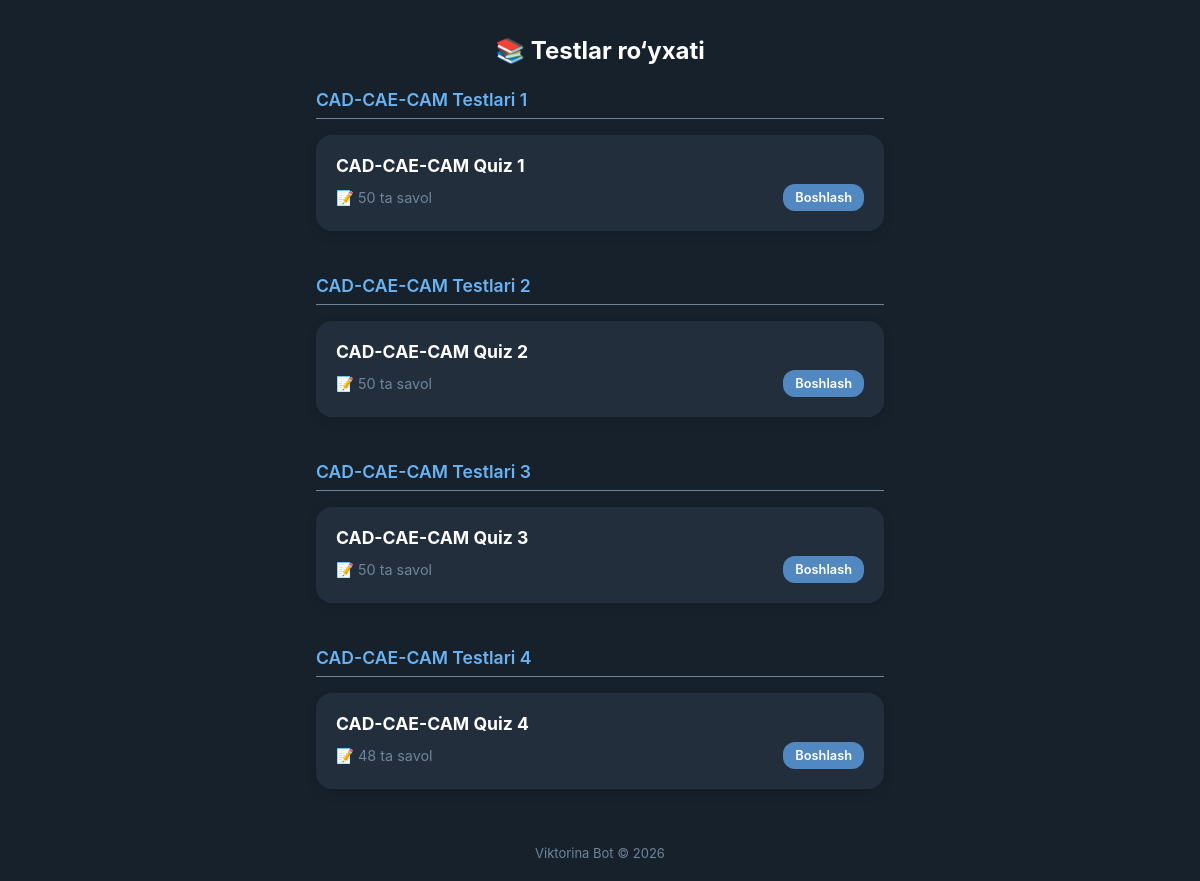
The app's page /quiz/, older data.
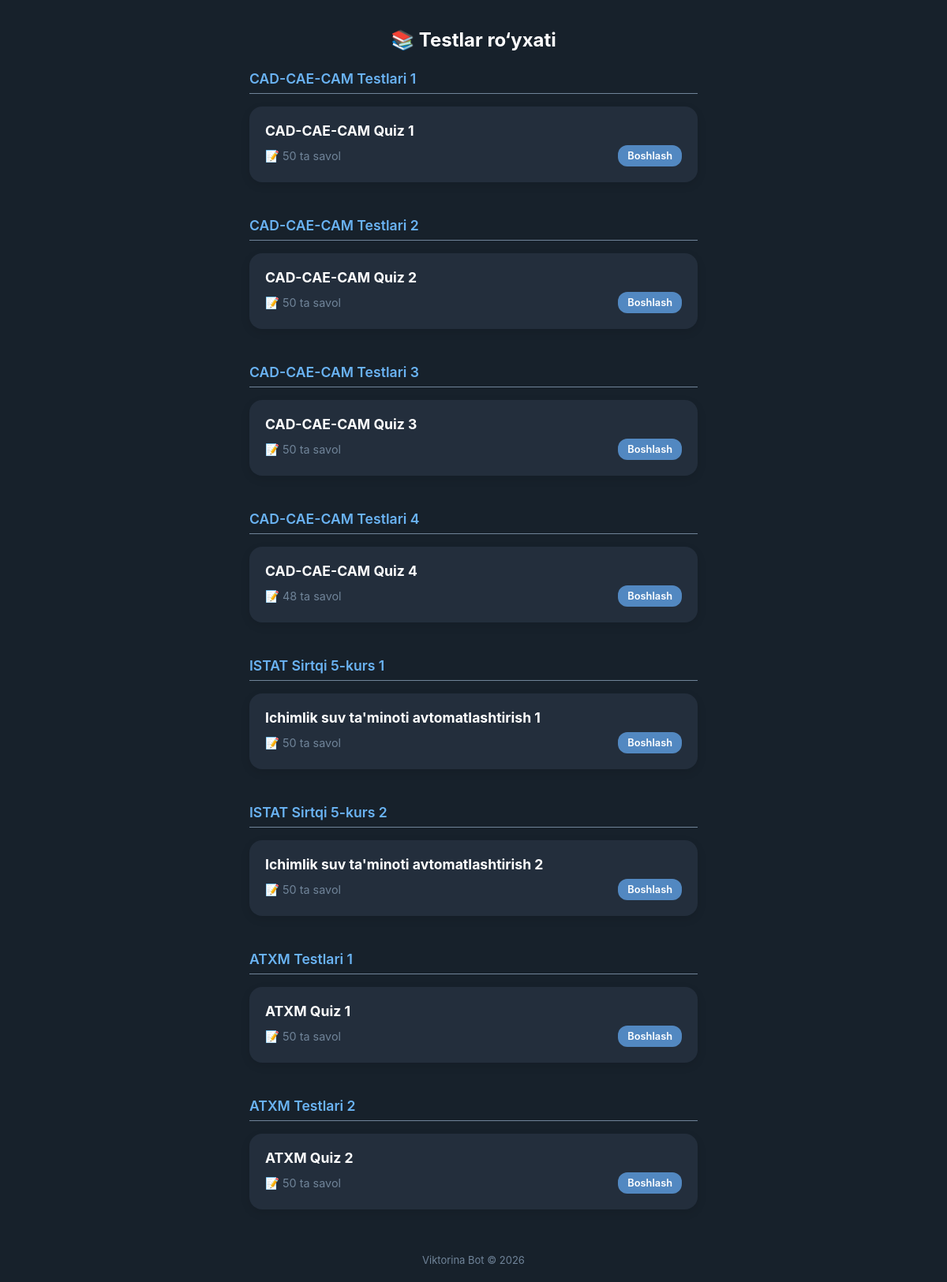
The same page, newer data.
### quiz/models.py (models this page shows, shortened)
class Category(models.Model):
    name = models.CharField(max_length=200)

class Quiz(models.Model):
    title = models.CharField(max_length=255)
    category = models.ForeignKey(Category, on_delete=models.CASCADE, related_name="quizzes")

### quiz/views.py (the view)
# urls.py: path("", views.quiz_list, name="quiz_list"),
def quiz_list(request):
    categories = Category.objects.prefetch_related("quizzes__questions").all()
    return render(request, "quiz_list.html", {"categories": categories})

### templates/quiz_list.html (shortened to what this page needs)
{% extends "base.html" %}
{% block content %}
<div class="header">
    <h1>📚 Testlar ro‘yxati</h1>
</div>
<div style="display: flex; flex-direction: column; gap: 24px;">
  {% for category in categories %}
    <div>
      <h3 class="mb-2" style="font-size: 1.1rem; font-weight: 600; color: var(--tg-theme-link-color); border-bottom: 1px solid var(--tg-theme-hint-color); padding-bottom: 8px; margin-top: 0;">
        {{ category.name }}
      </h3>
      <div style="display: grid; grid-template-columns: repeat(auto-fill, minmax(280px, 1fr)); gap: 16px;">
        {% for quiz in category.quizzes.all %}
          <a href="{% url 'quiz:start_quiz' quiz.id %}" class="card fade-in" style="text-decoration: none; color: inherit; display: block; transition: transform 0.2s; cursor: pointer;">
            <h4 style="margin: 0 0 8px 0; font-size: 1.1rem; color: var(--tg-theme-text-color);">{{ quiz.title }}</h4>
            <div style="display: flex; justify-content: space-between; align-items: center;">
                <span style="font-size: 0.9rem; color: var(--tg-theme-hint-color);">
                  📝 {{ quiz.questions.count }} ta savol
                </span>
                <span class="btn" style="width: auto; padding: 6px 12px; font-size: 0.8rem;">Boshlash</span>
            </div>
          </a>
        {% empty %}
          <p style="color: var(--tg-theme-hint-color); grid-column: 1 / -1;">Bu bo‘limda test yo‘q</p>
        {% endfor %}
      </div>
    </div>
  {% empty %}
    <div class="text-center" style="margin-top: 40px; color: var(--tg-theme-hint-color);">
        <p>Hali hech qanday bo‘lim va test qo‘shilmagan.</p>
    </div>
  {% endfor %}
</div>
{% endblock %}

Row changes from the older to the newer data that the page shows:
added Category: name "ISTAT Sirtqi 5-kurs 1"
added Quiz: title "Ichimlik suv ta'minoti avtomatlashtirish 1", questions.count "50", shown under "ISTAT Sirtqi 5-kurs 1"
added Category: name "ISTAT Sirtqi 5-kurs 2"
added Quiz: title "Ichimlik suv ta'minoti avtomatlashtirish 2", questions.count "50", shown under "ISTAT Sirtqi 5-kurs 2"
added Category: name "ATXM Testlari 1"
added Quiz: title "ATXM Quiz 1", questions.count "50", shown under "ATXM Testlari 1"
added Category: name "ATXM Testlari 2"
added Quiz: title "ATXM Quiz 2", questions.count "50", shown under "ATXM Testlari 2"
